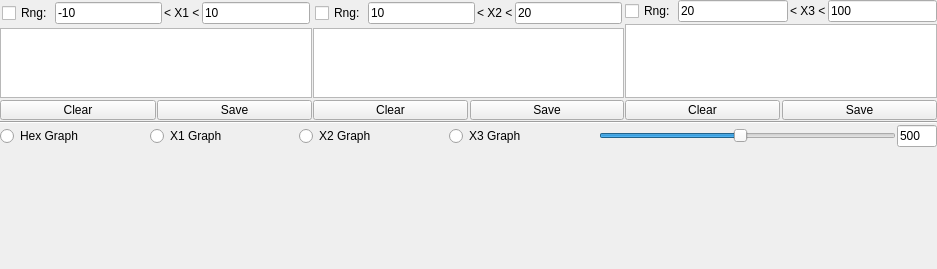
          <widget class="QWidget" name="debugdatatab">
           <attribute name="title">
            <string>DebugData</string>
           </attribute>
           <layout class="QVBoxLayout" name="verticalLayout_12" stretch="3,0,0,4">
            <property name="spacing">
             <number>1</number>
            </property>
            <property name="margin">
             <number>0</number>
            </property>
            <item>
             <layout class="QHBoxLayout" name="horizontalLayout_18" stretch="1,1,1">
              <property name="spacing">
               <number>1</number>
              </property>
              <property name="margin">
               <number>0</number>
              </property>
              <item>
               <layout class="QVBoxLayout" name="verticalLayout_13" stretch="0,0,0">
                <property name="spacing">
                 <number>2</number>
                </property>
                <property name="margin">
                 <number>0</number>
                </property>
                <item>
                 <layout class="QHBoxLayout" name="horizontalLayout_20" stretch="0,0,0,0">
                  <property name="margin">
                   <number>2</number>
                  </property>
                  <item>
                   <widget class="QCheckBox" name="x1_checkBox">
                    <property name="text">
                     <string>Rng:</string>
                    </property>
                   </widget>
                  </item>
                  <item>
                   <widget class="QLineEdit" name="x1_low_line">
                    <property name="inputMask">
                     <string/>
                    </property>
                    <property name="text">
                     <string>-10</string>
                    </property>
                    <property name="maxLength">
                     <number>6</number>
                    </property>
                   </widget>
                  </item>
                  <item>
                   <widget class="QLabel" name="label_12">
                    <property name="text">
                     <string>&lt; X1 &lt;</string>
                    </property>
                   </widget>
                  </item>
                  <item>
                   <widget class="QLineEdit" name="x1_high_line">
                    <property name="inputMask">
                     <string/>
                    </property>
                    <property name="text">
                     <string>10</string>
                    </property>
                    <property name="maxLength">
                     <number>6</number>
                    </property>
                   </widget>
                  </item>
                 </layout>
                </item>
                <item>
                 <widget class="QPlainTextEdit" name="x1_plainTextEdit">
                  <property name="font">
                   <font>
                    <family>Consolas</family>
                    <pointsize>11</pointsize>
                   </font>
                  </property>
                  <property name="readOnly">
                   <bool>true</bool>
                  </property>
                 </widget>
                </item>
                <item>
                 <layout class="QHBoxLayout" name="horizontalLayout_23">
                  <property name="spacing">
                   <number>1</number>
                  </property>
                  <property name="margin">
                   <number>0</number>
                  </property>
                  <item>
                   <widget class="QPushButton" name="x1clr_button">
                    <property name="maximumSize">
                     <size>
                      <width>16777215</width>
                      <height>20</height>
                     </size>
                    </property>
                    <property name="text">
                     <string>Clear</string>
                    </property>
                   </widget>
                  </item>
                  <item>
                   <widget class="QPushButton" name="x1save_button">
                    <property name="maximumSize">
                     <size>
                      <width>16777215</width>
                      <height>20</height>
                     </size>
                    </property>
                    <property name="text">
                     <string>Save</string>
                    </property>
                   </widget>
                  </item>
                 </layout>
                </item>
               </layout>
              </item>
              <item>
               <layout class="QVBoxLayout" name="verticalLayout_14" stretch="0,0,0">
                <property name="spacing">
                 <number>2</number>
                </property>
                <property name="margin">
                 <number>0</number>
                </property>
                <item>
                 <layout class="QHBoxLayout" name="horizontalLayout_21">
                  <property name="margin">
                   <number>2</number>
                  </property>
                  <item>
                   <widget class="QCheckBox" name="x2_checkBox">
                    <property name="text">
                     <string>Rng:</string>
                    </property>
                   </widget>
                  </item>
                  <item>
                   <widget class="QLineEdit" name="x2_low_line">
                    <property name="inputMask">
                     <string/>
                    </property>
                    <property name="text">
                     <string>10</string>
                    </property>
                    <property name="maxLength">
                     <number>6</number>
                    </property>
                   </widget>
                  </item>
                  <item>
                   <widget class="QLabel" name="label_13">
                    <property name="text">
                     <string>&lt; X2 &lt;</string>
                    </property>
                   </widget>
                  </item>
                  <item>
                   <widget class="QLineEdit" name="x2_high_line">
                    <property name="inputMask">
                     <string/>
                    </property>
                    <property name="text">
                     <string>20</string>
                    </property>
                    <property name="maxLength">
                     <number>6</number>
                    </property>
                   </widget>
                  </item>
                 </layout>
                </item>
                <item>
                 <widget class="QPlainTextEdit" name="x2_plainTextEdit">
                  <property name="font">
                   <font>
                    <family>Consolas</family>
                    <pointsize>11</pointsize>
                   </font>
                  </property>
                  <property name="readOnly">
                   <bool>true</bool>
                  </property>
                 </widget>
                </item>
                <item>
                 <layout class="QHBoxLayout" name="horizontalLayout_24">
                  <property name="spacing">
                   <number>2</number>
                  </property>
                  <property name="margin">
                   <number>0</number>
                  </property>
                  <item>
                   <widget class="QPushButton" name="x2clr_button">
                    <property name="maximumSize">
                     <size>
                      <width>16777215</width>
                      <height>20</height>
                     </size>
                    </property>
                    <property name="text">
                     <string>Clear</string>
                    </property>
                   </widget>
                  </item>
                  <item>
                   <widget class="QPushButton" name="x2save_button">
                    <property name="maximumSize">
                     <size>
                      <width>16777215</width>
                      <height>20</height>
                     </size>
                    </property>
                    <property name="text">
                     <string>Save</string>
                    </property>
                   </widget>
                  </item>
                 </layout>
                </item>
               </layout>
              </item>
              <item>
               <layout class="QVBoxLayout" name="verticalLayout_15" stretch="0,0,0">
                <property name="spacing">
                 <number>2</number>
                </property>
                <property name="margin">
                 <number>0</number>
                </property>
                <item>
                 <layout class="QHBoxLayout" name="horizontalLayout_22">
                  <property name="spacing">
                   <number>2</number>
                  </property>
                  <property name="margin">
                   <number>0</number>
                  </property>
                  <item>
                   <widget class="QCheckBox" name="x3_checkBox">
                    <property name="text">
                     <string>Rng:</string>
                    </property>
                   </widget>
                  </item>
                  <item>
                   <widget class="QLineEdit" name="x3_low_line">
                    <property name="inputMask">
                     <string/>
                    </property>
                    <property name="text">
                     <string>20</string>
                    </property>
                    <property name="maxLength">
                     <number>6</number>
                    </property>
                   </widget>
                  </item>
                  <item>
                   <widget class="QLabel" name="label_14">
                    <property name="text">
                     <string>&lt; X3 &lt;</string>
                    </property>
                   </widget>
                  </item>
                  <item>
                   <widget class="QLineEdit" name="x3_high_line">
                    <property name="inputMask">
                     <string/>
                    </property>
                    <property name="text">
                     <string>100</string>
                    </property>
                    <property name="maxLength">
                     <number>6</number>
                    </property>
                   </widget>
                  </item>
                 </layout>
                </item>
                <item>
                 <widget class="QPlainTextEdit" name="x3_plainTextEdit">
                  <property name="font">
                   <font>
                    <family>Consolas</family>
                    <pointsize>11</pointsize>
                   </font>
                  </property>
                  <property name="readOnly">
                   <bool>true</bool>
                  </property>
                 </widget>
                </item>
                <item>
                 <layout class="QHBoxLayout" name="horizontalLayout_25">
                  <property name="spacing">
                   <number>2</number>
                  </property>
                  <property name="margin">
                   <number>0</number>
                  </property>
                  <item>
                   <widget class="QPushButton" name="x3clr_button">
                    <property name="maximumSize">
                     <size>
                      <width>16777215</width>
                      <height>20</height>
                     </size>
                    </property>
                    <property name="text">
                     <string>Clear</string>
                    </property>
                   </widget>
                  </item>
                  <item>
                   <widget class="QPushButton" name="x3save_button">
                    <property name="maximumSize">
                     <size>
                      <width>16777215</width>
                      <height>20</height>
                     </size>
                    </property>
                    <property name="text">
                     <string>Save</string>
                    </property>
                   </widget>
                  </item>
                 </layout>
                </item>
               </layout>
              </item>
             </layout>
            </item>
            <item>
             <widget class="Line" name="line_7">
              <property name="orientation">
               <enum>Qt::Horizontal</enum>
              </property>
             </widget>
            </item>
            <item>
             <layout class="QHBoxLayout" name="horizontalLayout_19" stretch="1,1,1,1,2,0">
              <item>
               <widget class="QRadioButton" name="hexselec_radio">
                <property name="text">
                 <string>Hex Graph</string>
                </property>
               </widget>
              </item>
              <item>
               <widget class="QRadioButton" name="x1selec_radio">
                <property name="text">
                 <string>X1 Graph</string>
                </property>
               </widget>
              </item>
              <item>
               <widget class="QRadioButton" name="x2selec_radio">
                <property name="text">
                 <string>X2 Graph</string>
                </property>
               </widget>
              </item>
              <item>
               <widget class="QRadioButton" name="x3selec_radio">
                <property name="text">
                 <string>X3 Graph</string>
                </property>
               </widget>
              </item>
              <item>
               <widget class="QSlider" name="plotnum_Slider">
                <property name="minimum">
                 <number>50</number>
                </property>
                <property name="maximum">
                 <number>1000</number>
                </property>
                <property name="value">
                 <number>500</number>
                </property>
                <property name="orientation">
                 <enum>Qt::Horizontal</enum>
                </property>
               </widget>
              </item>
              <item>
               <widget class="QLineEdit" name="plotnum_lineEdit">
                <property name="maximumSize">
                 <size>
                  <width>40</width>
                  <height>16777215</height>
                 </size>
                </property>
                <property name="inputMask">
                 <string>9999; </string>
                </property>
                <property name="text">
                 <string>500</string>
                </property>
                <property name="readOnly">
                 <bool>true</bool>
                </property>
               </widget>
              </item>
             </layout>
            </item>
            <item>
             <layout class="QHBoxLayout" name="debug_matplot_layout"/>
            </item>
           </layout>
          </widget>
